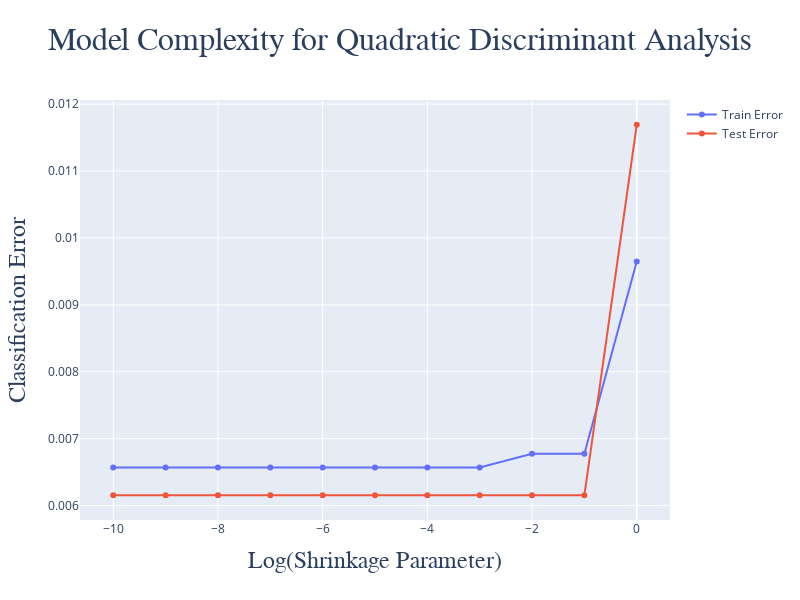

The notebook cell this image was saved under:
### Markdown cell above
# Model Compexity

### Code cell
reg_param_range = [10**i for i in range(-10, 1)]

train_errors = []
test_errors = []

for reg_param in reg_param_range:
    qda = QuadraticDiscriminantAnalysis(reg_param = reg_param)
    qda.fit(x_train, y_train)
    train_errors.append(1 - qda.score(x_train, y_train))
    test_errors.append(1 - qda.score(x_test, y_test))


fig = go.Figure()

fig.add_trace(
    go.Scatter(
    x = [ i for i in range(-10, 1) ], y = train_errors,
    mode = 'lines+markers',
    name = 'Train Error'
    )
)

fig.add_trace(
    go.Scatter(
    x = [ i for i in range(-10, 1) ], y = test_errors,
    mode = 'lines+markers',
    name = 'Test Error'
    )
)

fig.update_layout(
    title = {
        'text': 'Model Complexity for Quadratic Discriminant Analysis',
        'font': {
            'size': 32, 'family': 'Gulliver'
        },
        'x': 0.5
    }, 
    width = 800, height = 600,
    xaxis_title = {
        'text': 'Log(Shrinkage Parameter)',
        'font': {
            'size': 24, 'family': 'Gulliver'
        },
    },
    yaxis_title = {
        'text': 'Classification Error',
        'font': {
            'size': 24, 'family': 'Gulliver'
        },
    }
)
fig.show()

### Figure 1 — Plotly figure (JSON) as saved in the notebook; plotly's stock layout.template omitted (floating-point values rounded to 4 significant figures)
{"data": [{"mode": "lines+markers", "name": "Train Error", "type": "scatter", "x": [-10, -9, -8, -7, -6, -5, -4, -3, -2, -1, 0], "y": [0.006568, 0.006568, 0.006568, 0.006568, 0.006568, 0.006568, 0.006568, 0.006568, 0.006773, 0.006773, 0.009647]}, {"mode": "lines+markers", "name": "Test Error", "type": "scatter", "x": [-10, -9, -8, -7, -6, -5, -4, -3, -2, -1, 0], "y": [0.006154, 0.006154, 0.006154, 0.006154, 0.006154, 0.006154, 0.006154, 0.006154, 0.006154, 0.006154, 0.01169]}], "layout": {"height": 600, "title": {"font": {"family": "Gulliver", "size": 32}, "text": "Model Complexity for Quadratic Discriminant Analysis", "x": 0.5}, "width": 800, "xaxis": {"title": {"font": {"family": "Gulliver", "size": 24}, "text": "Log(Shrinkage Parameter)"}}, "yaxis": {"title": {"font": {"family": "Gulliver", "size": 24}, "text": "Classification Error"}}}}
